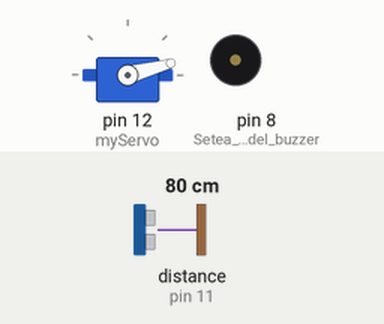
A sketch run on a simulated Arduino Uno, built with avr-gcc and run on an emulated ATmega328P. Parts: servo, buzzer (waves = sounding). Wiring (inferred from the names in the program): ultrasonic range finder: trigger pin 10; echo pin 11. The inputs (shaded band) are chosen by the test bench; at power-on: distance to the obstacle (sensor on pin 11) 80 cm. The echo pulse lasts 58.3 µs per cm; what the sketch prints to the serial monitor is not drawn.

Above: at 0.01 s.
1.3 s: distance to the obstacle (sensor on pin 11) set to 2 cm
At 2.4 s:
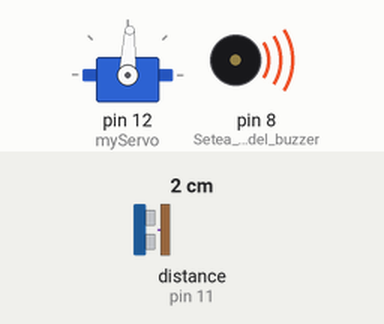
4.3 s: distance to the obstacle (sensor on pin 11) set to 120 cm
At 4.96 s:
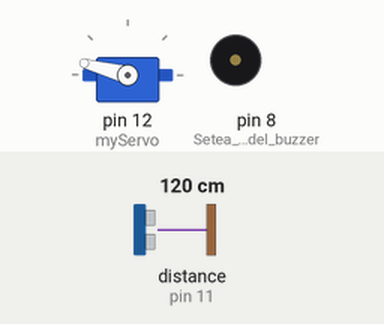
7.3 s: distance to the obstacle (sensor on pin 11) set to 4 cm
At 8.3 s:
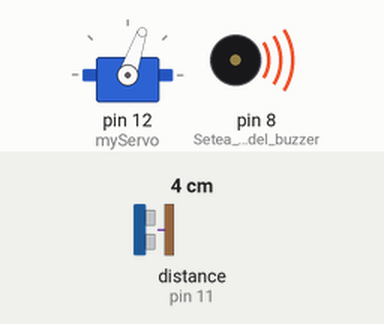
10.3 s: distance to the obstacle (sensor on pin 11) set to 299 cm
At 10.51 s:
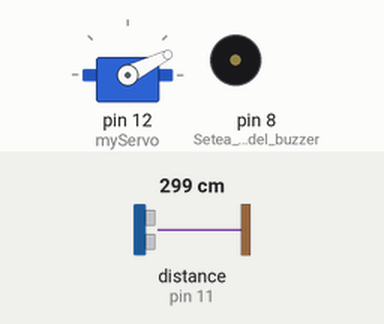
13.3 s: distance to the obstacle (sensor on pin 11) set to 9 cm
At 15.82 s:
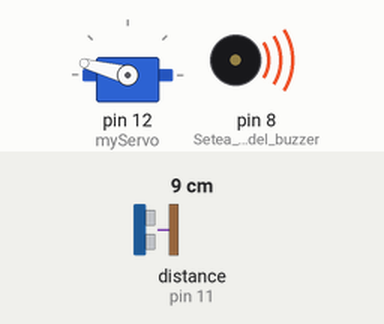
16.3 s: distance to the obstacle (sensor on pin 11) set to 23 cm
At 17.2 s:
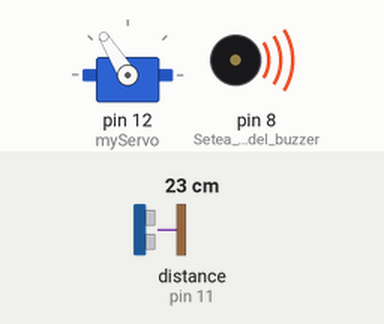
Timing chart, 0 to 20.3 s (numbered marks = the images above; inputs shaded):
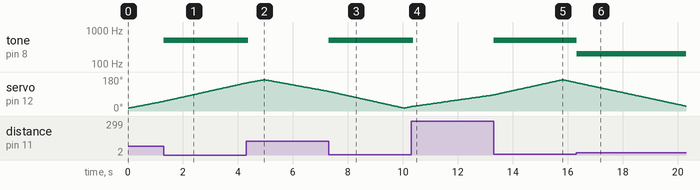

The sketch:

radar.ino
```cpp
/*
Codigo originalmente creado por Dejan Nedelkovski de howtomechatronics.com
Traducido y modificado por El Taller de TD de youtube/eltallerdetd
*/

// Importa la libreria Servo
#include <Servo.h>.

// Define los pines del sensor ultrasonico Trig y Echo
const int trigPin = 10;
const int echoPin = 11;
// Variables de duracion y distancia
long duration;
int distance;

Servo myServo; // Crea el objeto myServo

void setup() {
  pinMode(trigPin, OUTPUT); // Setea el pin trigPin como un Output
  pinMode(echoPin, INPUT); // Setea el pin echoPin como un Input
  Serial.begin(9600);
  myServo.attach(12); // Define en que pin esta conectado el Servo motor
  pinMode(8, OUTPUT); //Setea el pin 8 del buzzer como output
}
void loop() {
  // Rota el servo de 15 a 165 grados
  for(int i=15;i<=165;i++){
  myServo.write(i);
  delay(30);
  distance = calculateDistance();//  Llama a esta funcion para calcular la distancia por cada grado
  Serial.print(i); // Envia el grado de inclinacion actual al puerto serial
  Serial.print(","); // Envia una , como caracter de separacion
  Serial.print(distance); // Envia la distancia al puerto serial
  Serial.print("."); // Envia un . como final de la orden

   if(distance<20){ // Si la distancia es menor a 20cm el ruido sera mas agudo que si la distancia esta entre mayor a 20 y menor a 40
    tone(8, 500, 100);
  }else if(distance>20 && distance<40){
    tone(8, 200, 100);
  }
}

  // Repite las lineas previas y hace que ahora el servo vaya de 165 a 15 grados
  for(int i=165;i>15;i--){
  myServo.write(i);
  delay(30);
  distance = calculateDistance();

  Serial.print(i);
  Serial.print(",");
  Serial.print(distance);
  Serial.print(".");

   if(distance<20){ // Si la distancia es menor a 20cm el ruido sera mas agudo que si la distancia esta entre mayor a 20 y menor a 40
    tone(8, 500, 100);
  }else if(distance>20 && distance<40){
    tone(8, 200, 100);
  }
  }
}


// Funcion que calcula la distancia real con los datos que nos devuelve el sensor ultrasonico
int calculateDistance(){

  digitalWrite(trigPin, LOW);
  delayMicroseconds(2);
  digitalWrite(trigPin, HIGH);
  delayMicroseconds(10);
  digitalWrite(trigPin, LOW);
  duration = pulseIn(echoPin, HIGH);
  distance= duration*0.034/2;
  return distance;
}
```

Measured:
- after the input at 1.3 s, tone on pin 8 (Setea_el_pin_8_del_buzzer): silent → 500 Hz at once
- after the input at 4.3 s, tone on pin 8 (Setea_el_pin_8_del_buzzer): 500 Hz → silent after 0.08 s
- after the input at 7.3 s, tone on pin 8 (Setea_el_pin_8_del_buzzer): silent → 500 Hz at once
- after the input at 10.3 s, tone on pin 8 (Setea_el_pin_8_del_buzzer): 500 Hz → silent after 0.08 s
- after the input at 13.3 s, tone on pin 8 (Setea_el_pin_8_del_buzzer): silent → 500 Hz at once
- after the input at 16.3 s, tone on pin 8 (Setea_el_pin_8_del_buzzer): 500 Hz → 200 Hz at once
